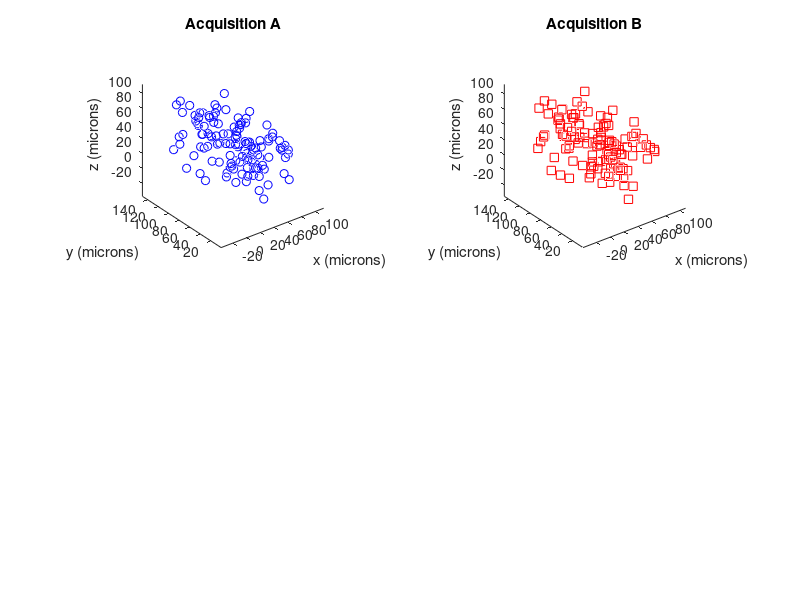
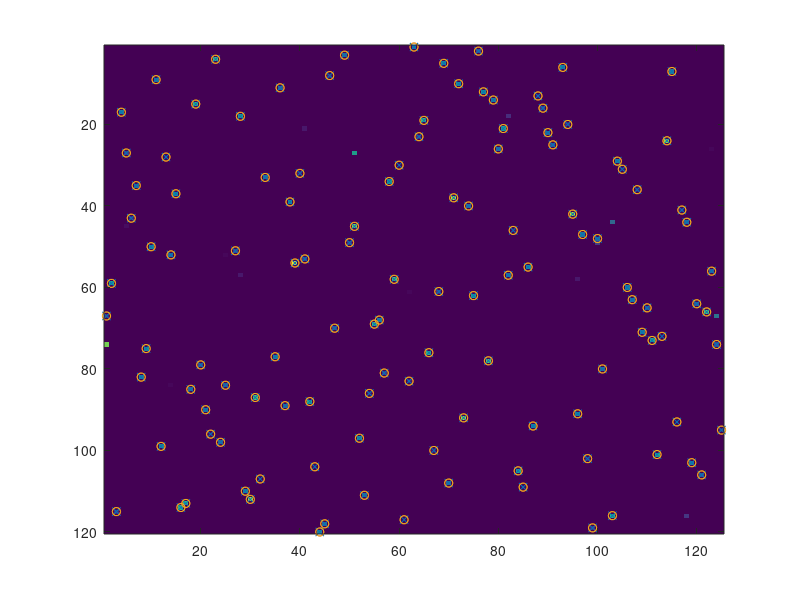

Recreate these plots in MATLAB, in order. (Note: this script raises an error after producing the figures.)
% simAlign.m
% 
% Calculate a metric of alignment between two noisy measurements of the 3D 
% position of neuron cell bodies.
%
% The position of neurons in a worm are measured twice, during acquisition A
% and acquisition B. The measurement is noisy, and the worm may be imaged
% in different orientations.
%
% To aling the two acquisitions, it is important to have a metric of the
% similarity of the two sets of neuron poisitions. This will allow for
% functions that try many different orientations while optimizing for
% similarity.
%
% This is a small script that simulates two noisy 3D neural position
% datasets that are already aligned. It then  pairs each neuron from A 
% with a neuron from B. Finally it measures how aligned the sets of neurons 
% are by measuring the sum of the root mean squared displacement between 
% each pair.
%
% Andrew Leifer
% leifer@princeton.edu
% 8 February 2014


%We start by assuming that the user acquired two 3D fluorescent images 
%of neurons of a worm. We will call them acquisition A & B.


%Number of Neurons Identified 
%The number of neurons aren't necessarily the same because it is hard for a
%  user to tell what exactly is a neuron.

N=125; %acquisition A
M=120; %acquisition B
assert(N>=M); %by convention, the code assumes A has more neurons then B

%set dimensions of  simulated 3D volume in microns
xdiam=75;
ydiam=150;
zdiam=75;

%set standard deviation of jitter in neural position between acquisition A & B
pstd=2;
permSize=40;
numIterations=1;

%Set the markers to use when plotting A & B
Bmarker='rs';
Amarker='bo';

%% Simulate position data 

Apos=[rand(N,1).*xdiam, rand(N,1).*ydiam, rand(N,1).*zdiam];

mapping=randperm(N);  %Elements are neuron ID's from A  and their index is the neuorn ID from B
Bpos=Apos(mapping,:); %Shuffle the order of neurons from A and assing to B
Bpos=Bpos+randn(size(Bpos)).*pstd; %add gaussian noise of positional jitter
Bpos=Bpos(1:M,:); %chop off the extra neurons


%            A     B
truePairs=[mapping', (1:N)' ];
truePairs(truePairs(:,2)>M,:)=[];

%% Plot simulated position data

%Plot Acquisition A
figh=figure;
h(1)=subplot(2,2,1);
plot3(Apos(:,1),Apos(:,2),Apos(:,3),Amarker)
axis equal %set each axis to have equal spaced scaling in the plot 
axis vis3d %preserve scaling during rotations
title('Acquisition A')
xlabel('x (microns)')
ylabel('y (microns)')
zlabel('z (microns)')


%Plot Acquisition B
h(2)=subplot(2,2,2);
plot3(Bpos(:,1),Bpos(:,2),Bpos(:,3),Bmarker)
axis equal %set each axis to have equal spaced scaling in the plot 
axis vis3d %preserve scaling during rotations
title('Acquisition B')
xlabel('x (microns)')
ylabel('y (microns)')
zlabel('z (microns)')


%% Calculate Distances between all possible paris of neurons between A & B

%We are going to build up an M rows by N column matrix whereby each element
%is the euclidian distance between the neurons inexed by that row and
%column.
%
% So the element at the m'th row and n'th  column corresponds to 
% the distance between the m'th neuron from B and the n'th neuron from A

%Insead of making a bunch of boring for-loops, we are going to implement
%this in a classy and clever way.

% Here is the theory first. We note that A and B already have neurons listed
% in some sort of order. If we take the given order, it is easy to find 
% euclidean distnces between each neuron in A and its corresponding neuron
% in B. This is:
%  D= sqrt(   sum( (Apos(1:M,:)-Bpos(1:M,:)).^2 ,2 ) )
% Note we are excluding those neurons from B that have no partner in A,
% recall that N>=M.
%
% Now if we were to merely permute the order of A systematically, (by say a
% circular shift) then we
% would be able to calculate the euclidean distance between every possible
% pairing between a neuron from A and B. 
%
% We store this information in the form of a matrix.

%initialize the distance matrix
Dmat=zeros(M,N); %rows are neurons from B and columns are neurons from A

%calculate all of the distances
for k=0:N-1 %For all neurons in A
   Atemp=circshift(Apos,-k); %circullary shift the order of neurons in A
   Aind=circshift((1:N)',-k); %do the same to an array of indices to keep track of what the indices are up to
   D= sqrt(  sum( (Atemp(1:M,:)-Bpos(1:M,:)).^2 ,2)  ); % calculate the distance
   
   %get element # from row,col:  B       A                        
   indices=sub2ind(size(Dmat),[1:M]',[Aind(1:M)]); %figure out which diaganol in the distance matrix we are on
   
   Dmat(indices)=D; %record the distances on the appropriate diagonal
end

%plot distance matrix
figure;
imagesc(Dmat);
title('Distance matrix')

%% Partner up all of the neurons, one in A and one in B

% The algorithm we will use is the following:
% First find the pairing that minimizes the distance
% Then eliminate both neurons from future consideration
% Repeat.
%
% Note we will have to be clever in our bookkeeping.
Dweight=exp(-Dmat.^2/2/pstd^2);
%Dweight=1./(1+Dmat.^2/2/pstd^3);
imagesc(Dweight);
hold on
p=[];g=[];
scatter(truePairs(:,1),truePairs(:,2),'xr');

%Dweight=Dweight(:);
[colIDs,rowIDs]=meshgrid(1:N,1:M);
rowIDs=rowIDs(:);
colIDs=colIDs(:);
data=1:numel(M);
DEnergyMin=Inf;
pairsBest=[1:M;1:M]';
linidxmap=zeros(M,500);

for iterations=1:numIterations;
Dtemp=Dweight+rand(size(Dweight))*.0;
pairs=pairsBest;
linidx=zeros(M,1);
rowSearch=randperm(M);
if iterations==1
    nodepermA=randperm(N)';
else
nodepermA=randperm(N,permSize)';
end

[Lia,Locb]=ismember(nodepermA,pairsBest(:,1));
Locb(Locb==0)=[];
nodepermB=pairs(Locb,2);
Dblank=zeros(size(Dtemp));
Dblank(:,nodepermA)=1;
Dblank(nodepermB,:)=1;
Dtemp=Dtemp.*Dblank;
temppairs=zeros(length(nodepermB),2);
nodepermA=nodepermA(Lia);
for k=1:length(nodepermB) % there will be M pairs (recall N>=M)
    %draw random row
    m=nodepermB(k);
    %draw term from distribution
    [~,n] = datasample(Dweight(m,:),1,'Weights',Dtemp(m,:)) ;
    

    temppairs(k,:)=[n,m];
    %Exclude all elements in row m and all elemnts in column n from future
    %consideration because we have already paired those neurons
    Dtemp(m,:)=0;
    Dtemp(:,n)=0;
end
pairs(nodepermB,:)=temppairs;

% linidx=sort(linidx);
% if any(all(bsxfun(@eq,linidxmap,linidx),1))
% display('old path');
% end
% linidxmap(:,iterations)=linidx;

DEnergy=sum(Dmat(sub2ind(size(Dmat),pairs(:,2),pairs(:,1))).^2);
if DEnergy<DEnergyMin
    DEnergyMin=DEnergy;
    pairsBest=sortrows(pairs,2);
    [DEnergyMin,iterations]
       if ~isempty(g) && all(ishandle(g)), delete(g); end

    g=scatter(pairs(:,1),pairs(:,2),'ow');
pause(.01);
    
 
end
   if ~isempty(p) && all(ishandle(p)), delete(p); end

    p=scatter(pairs(:,1),pairs(:,2),'og');
pause(.01);
    
end

pairs=pairsBest;
inferredPairs=sortrows(pairs,2);
truePairs;
trueEnergy=sum(Dmat(sub2ind(size(Dmat),truePairs(:,2),truePairs(:,1))).^2);

%Check to see if the inferredPairs match the true Pairs

difference=inferredPairs-truePairs;

%% test Ben's code
Allpos=[Apos ; Bpos];

Allpos=[Allpos,[1:N,mapping(1:M)]'];
alltime=zeros(length(Apos)+length(Bpos),1);
alltime(length(Apos)+1:end)=1;
Allpos=[Allpos alltime];
param.excessive=1;
param.dims=3;
try
tracks = track(Allpos,3.5*pstd,param);
catch
    tracks = track(Allpos,2*pstd,param);
end

%% Dispaly partnered neurons



%Get ready to plot lines connected the inferred and true pairings.
%Create 3 matrices, one for each of x,y,z where each row has the
%coordinates for each pair of neurons
AA=1; BB=2; XX=1; YY=2; ZZ=3;
linesX=[Apos(inferredPairs(:,AA),XX) Bpos(inferredPairs(:,BB),XX)];
linesY=[Apos(inferredPairs(:,AA),YY) Bpos(inferredPairs(:,BB),YY)];
linesZ=[Apos(inferredPairs(:,AA),ZZ) Bpos(inferredPairs(:,BB),ZZ)];

linesTrueX=[Apos(truePairs(:,AA),XX) Bpos(truePairs(:,BB),XX)];
linesTrueY=[Apos(truePairs(:,AA),YY) Bpos(truePairs(:,BB),YY)];
linesTrueZ=[Apos(truePairs(:,AA),ZZ) Bpos(truePairs(:,BB),ZZ)];



figure(figh)
h(3)=subplot(2,2,3);
hold on;
plot3(Apos(:,1),Apos(:,2),Apos(:,3),Amarker)
plot3(Bpos(:,1),Bpos(:,2),Bpos(:,3),Bmarker)
plot3(linesX',linesY',linesZ','g'); %inferred Pairs



axis equal %set each axis to have equal spaced scaling in the plot 
axis vis3d %preserve scaling during rotations
title('Inferred Pairings')
xlabel('x (microns)')
ylabel('y (microns)')
zlabel('z (microns)')




figure(figh)
h(4)=subplot(2,2,4);
hold on;
plot3(Apos(:,1),Apos(:,2),Apos(:,3),Amarker)
plot3(Bpos(:,1),Bpos(:,2),Bpos(:,3),Bmarker)


plot3(linesTrueX',linesTrueY',linesTrueZ','m'); %truePairs 
axis equal %set each axis to have equal spaced scaling in the plot 
axis vis3d %preserve scaling during rotations
title('True Pairings')
xlabel('x (microns)')
ylabel('y (microns)')
zlabel('z (microns)')



% Make it so that when you rotate one subplot, the other rotates also
% Taken from this example: edit ([docroot '/techdoc/ref/examples/doc_linkprop']);
% Link the CameraPosition and CameraUpVector properties of each subplot axes
hlink = linkprop(h,{'CameraPosition','CameraUpVector','CameraTarget','CameraViewAngle'});
key = 'graphics_linkprop';
% Store link object on first subplot axes
setappdata(h(1),key,hlink); 


%display the distance  between neurons for each inferred Pair
dist=Dmat(sub2ind(size(Dmat),inferredPairs(:,2),inferredPairs(:,1) ));
cumulativeDist=sum(dist);
numFailsBen=M-sum(diff(tracks(:,4))==0);
numFails=sum(difference(:,1)~=0);
disp(['Of ' num2str(M) ' possible neuron pairs,']); 
disp([num2str(M-numFails) ' pairs were correctly identified.'])
disp([num2str(M-numFailsBen) ' pairs were correctly identified by track.'])

disp([num2str(numFails) ' pairs were incorrect.'])

disp(['true energy: ' num2str(trueEnergy)])
disp(['final energy: ' num2str(DEnergyMin)])
